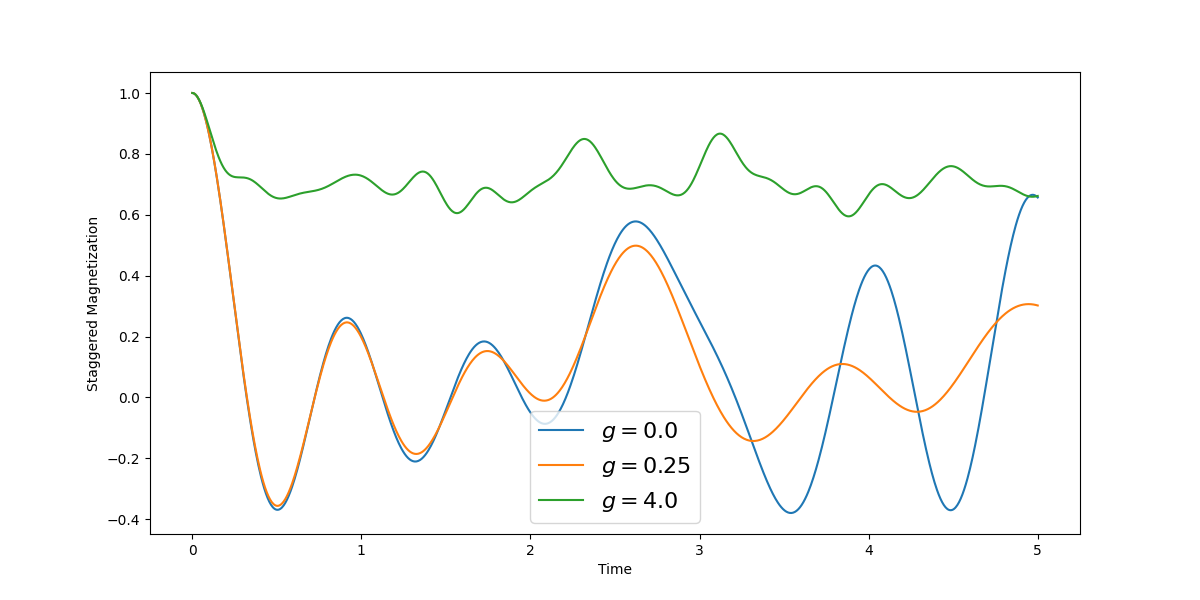

Python code for this plot:
import cudaq
from cudaq import spin_op, Schedule, ScipyZvodeIntegrator

import numpy as np
import cupy as cp
import matplotlib.pyplot as plt
import os

# Set the target to our dynamics simulator
cudaq.set_target("dynamics")

# In this example, we solve the Quantum Heisenberg model (https://en.wikipedia.org/wiki/Quantum_Heisenberg_model),
# which exhibits the so-called quantum quench effect.
# e.g., see `Quantum quenches in the anisotropic spin-1/2 Heisenberg chain: different approaches to many-body dynamics far from equilibrium`
# (New J. Phys. 12 055017)
# Number of spins
N = 9
dimensions = {}
for i in range(N):
    dimensions[i] = 2

# Initial state: alternating spin up and down
spin_state = ''
for i in range(N):
    spin_state += str(int(i % 2))

# Observable is the staggered magnetization operator
staggered_magnetization_op = spin_op.empty()
for i in range(N):
    if i % 2 == 0:
        staggered_magnetization_op += spin_op.z(i)
    else:
        staggered_magnetization_op -= spin_op.z(i)

staggered_magnetization_op /= N

observe_results = []
for g in [0.0, 0.25, 4.0]:
    # Heisenberg model spin coupling strength
    Jx = 1.0
    Jy = 1.0
    Jz = g

    # Construct the Hamiltonian
    H = spin_op.empty()

    for i in range(N - 1):
        H += Jx * spin_op.x(i) * spin_op.x(i + 1)
        H += Jy * spin_op.y(i) * spin_op.y(i + 1)
        H += Jz * spin_op.z(i) * spin_op.z(i + 1)

    steps = np.linspace(0.0, 5, 1000)
    schedule = Schedule(steps, ["time"])

    # Prepare the initial state vector
    psi0_ = cp.zeros(2**N, dtype=cp.complex128)
    psi0_[int(spin_state, 2)] = 1.0
    psi0 = cudaq.State.from_data(psi0_)

    # Run the simulation
    evolution_result = cudaq.evolve(H,
                                    dimensions,
                                    schedule,
                                    psi0,
                                    observables=[staggered_magnetization_op],
                                    collapse_operators=[],
                                    store_intermediate_results=True,
                                    integrator=ScipyZvodeIntegrator())

    exp_val = [
        exp_vals[0].expectation()
        for exp_vals in evolution_result.expectation_values()
    ]

    observe_results.append((g, exp_val))

# Plot the results
fig = plt.figure(figsize=(12, 6))
for g, exp_val in observe_results:
    plt.plot(steps, exp_val, label=f'$ g = {g}$')
plt.legend(fontsize=16)
plt.ylabel("Staggered Magnetization")
plt.xlabel("Time")
abspath = os.path.abspath(__file__)
dname = os.path.dirname(abspath)
os.chdir(dname)
fig.savefig("heisenberg_model.png", dpi=fig.dpi)
